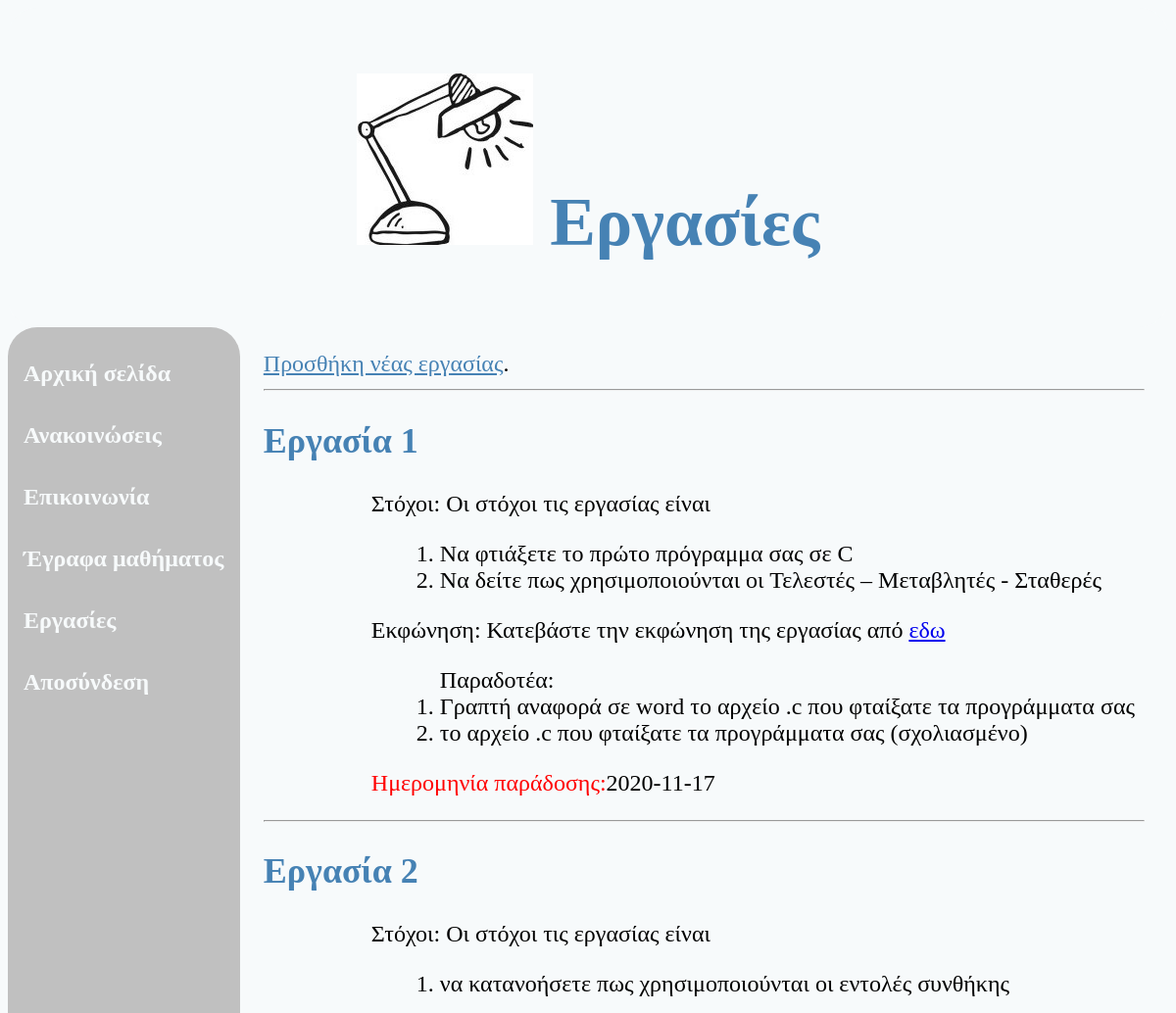
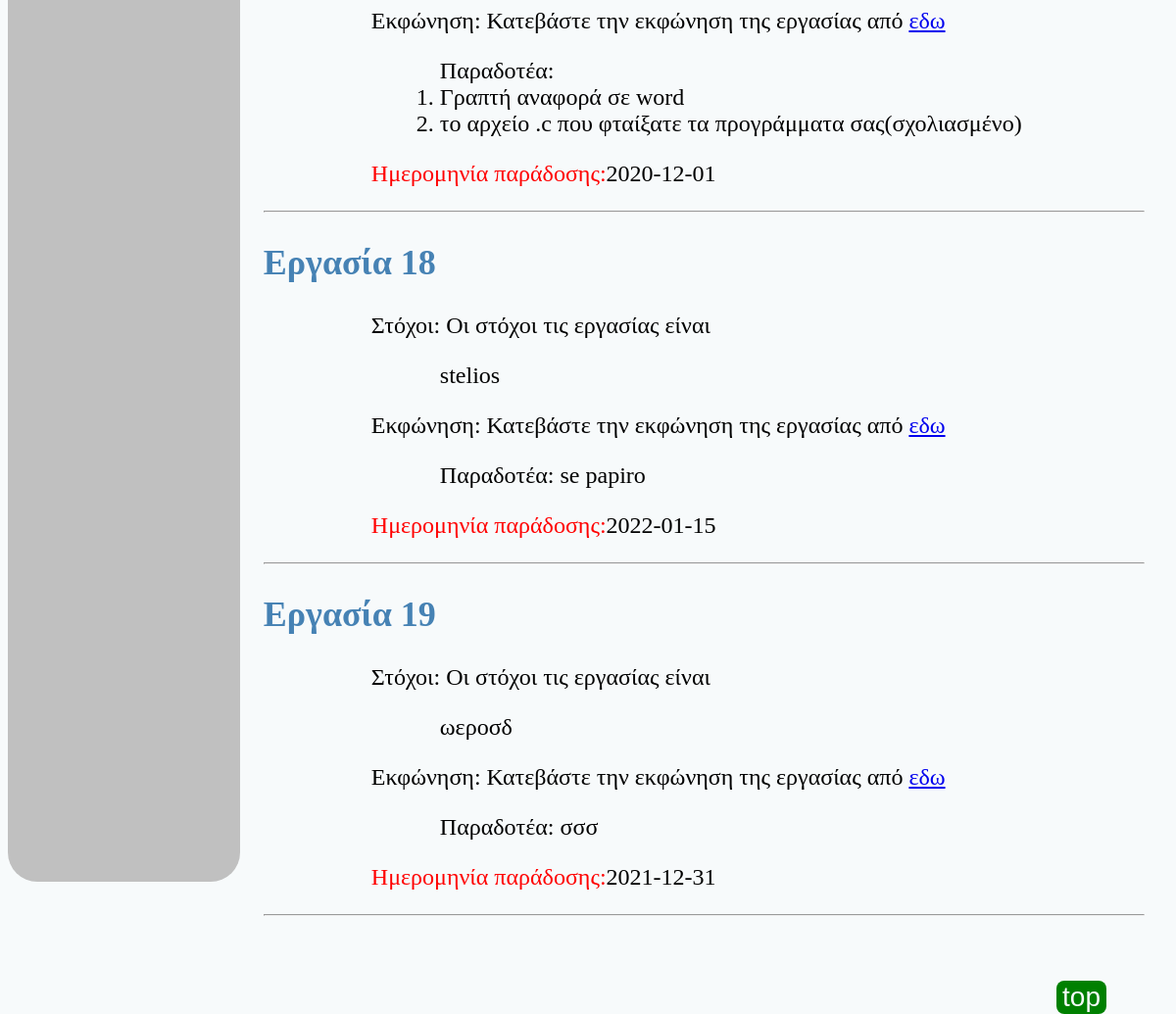
Page /home_work/homework.php (signed in) on the committed database (2 pictures, top to bottom).
### tables this page shows
CREATE TABLE `home_work` (
  `id` int(100) NOT NULL,
  `objectives` mediumtext NOT NULL,
  `name_file` mediumtext NOT NULL,
  `deliverable` longtext NOT NULL,
  `date_deliveries` date NOT NULL
);

### home_work/homework.php (the view, shortened to what this page needs)
<!DOCTYPE html>
<html lang="en">
<head>
    <link rel="stylesheet" href="../general/style_main.css">
    <link rel="stylesheet" href="style_homework.css">
    <?php
    include_once("../general/connect_database.php");
    ?>
</head>
<body>
<header >
    <h1 id="header"><img src="../image/image-6.jpg" alt="error_404" width="180" height="175"> Εργασίες</h1>
</header>
<section>
    <?php require '../general/navigation.php';?>
    <article>
        <?php
        if($_SESSION['roles'] == "tutor"){
            echo "<a style='color: steelblue' href='add_new_homework.php'>Προσθήκη νέας εργασίας</a>.";
            echo "<hr>";
        }
        ?>
        <?php
        $query = "SELECT * FROM home_work";
        $results = mysqli_query($link, $query);
        while ($row = mysqli_fetch_array($results)) {
            echo "<h2 style='color: steelblue'><b>";
            echo "Εργασία"," ",$row['id'];
            echo "</b></h2>";
            echo "<p class='insane_txt'>";
            echo "Στόχοι: Οι στόχοι τις εργασίας είναι";
            echo "</p>";
            echo "<ol class='insane_block'>";
            echo $row['objectives'];
            echo "</ol>";
            echo "<p class='insane_txt'>";
            echo "Εκφώνηση: Κατεβάστε την εκφώνηση της εργασίας από  ";
            echo '<a href="../file/'.$row['name_file'].'">εδω</a>';
            echo "</P>";
            echo "<ol class='insane_block'>";
            echo " Παραδοτέα: ",$row['deliverable'];
            echo "</ol>";
            echo "<p class='insane_txt'><a style='color: red'>";
            echo "Ημερομηνία παράδοσης:</a>",$row['date_deliveries'];
            echo "</P>";
            echo "<hr>";
        }
        ?>
        <br><br>
        <button  id="top_Btn" ><a href="#top" style="color: #f7fafb;text-decoration: none" >top</a></button>
    </article>
</section>
</body>
</html>

### general/style_main.css (style rules this page uses)
* { box-sizing: border-box; }
body { font-family: "Brush Script MT",serif; color: black; background-color: #f7fafb; }
header { border-radius: 30px; text-align: center; font-size: 35px; padding: 20px; color: steelblue; background-color: #f7fafb; }
article { float: left; width:80%; background-color: #f7fafb; height: 200vh; padding: 24px; font-family: serif; font-size: 24px; }
.insane_txt { display: block; margin-left: 110px; margin-right: auto; }
section::after { content: ""; display: table; clear: both; }
#top_Btn { background-color: green; font-size: 28px; color: #f7fafb; outline: none; z-index: 99; border: none; margin-left: 90%; text-decoration: none; border-radius: 8px; margin-right: auto; }

### home_work/style_homework.css (style rules this page uses)
.insane_block { display: block; margin-left: 140px; margin-right: auto; }

### rows in the picture
home_work: id "1", objectives "Να φτιάξετε το πρώτο πρόγραμμα σας σε C Να δείτε πως χρησιμοποιούνται οι Τελεστές – Μεταβλητές - Σταθερές", deliverable "Γραπτή αναφορά σε word το αρχείο .c που φταίξατε τα προγράμματα σας το αρχείο .c που φταίξατε τα προγράμματα σας (σχολιασμένο)", date_deliveries "2020-11-17"
home_work: id "2", objectives "να κατανοήσετε πως χρησιμοποιούνται οι εντολές συνθήκης", deliverable "Γραπτή αναφορά σε word το αρχείο .c που φταίξατε τα προγράμματα σας(σχολιασμένο)", date_deliveries "2020-12-01"
home_work: id "18", objectives "stelios", deliverable "se papiro", date_deliveries "2022-01-15"
home_work: id "19", objectives "ωεροσδ", deliverable "σσσ", date_deliveries "2021-12-31"
